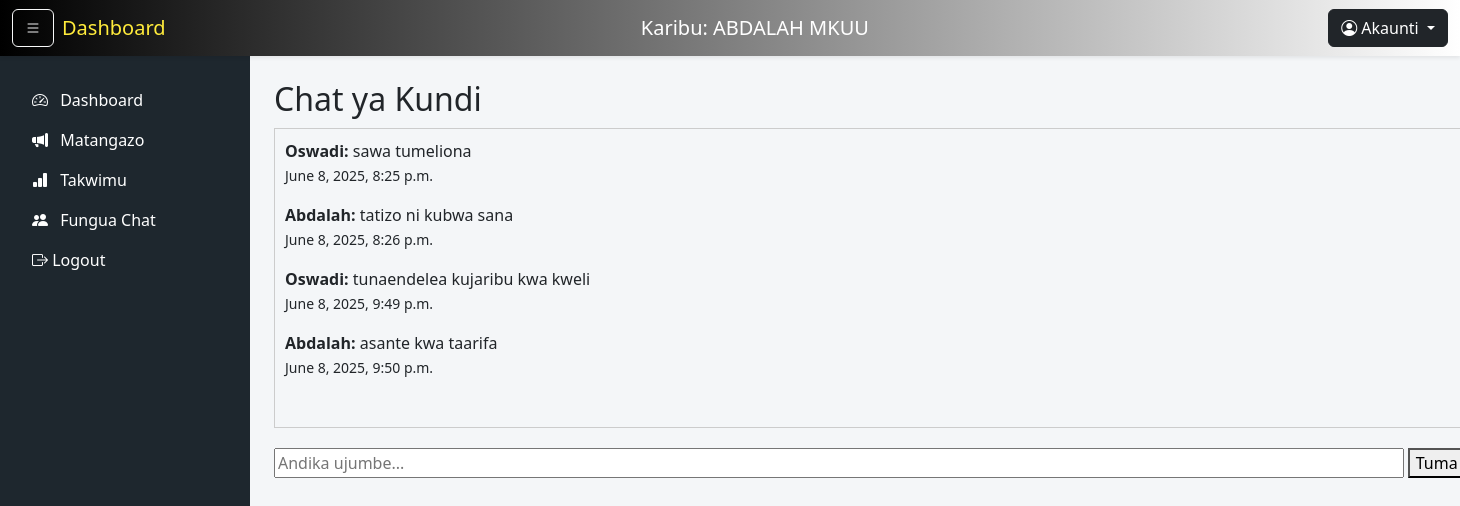
Screenshot of /chat/chat/ (signed in) with the database file from the repository.
### users/models.py (models this page shows, shortened)
class CustomUser(AbstractBaseUser, PermissionsMixin):
    ROLE_CHOICES = (('kiongozi', 'Kiongozi'), ('mwananchi', 'Mwananchi'),)
    GENDER_CHOICES = (('male', 'Male'), ('female', 'Female'),)
    f_name = models.CharField(max_length=30)
    m_name = models.CharField(max_length=30, blank=True, null=True)
    l_name = models.CharField(max_length=30)
    email = models.EmailField(unique=True)
    location = models.CharField(max_length=100)
    date_of_birth = models.DateField()
    gender = models.CharField(max_length=10, choices=GENDER_CHOICES, default='male')
    phone_no = models.CharField(max_length=15)
    role = models.CharField(max_length=20, choices=ROLE_CHOICES, default='mwananchi')
    is_active = models.BooleanField(default=True)
    is_staff = models.BooleanField(default=False)
    date_joined = models.DateTimeField(default=timezone.now)
    objects = CustomUserManager()
    USERNAME_FIELD = 'email'
    REQUIRED_FIELDS = ['f_name', 'l_name', 'location', 'date_of_birth', 'phone_no']

### chat/models.py (models this page shows, shortened)
class Message(models.Model):
    sender = models.ForeignKey(User, on_delete=models.CASCADE)
    message = models.TextField()
    timestamp = models.DateTimeField(auto_now_add=True)

### chat/views.py (the view)
# urls.py: path('chat/', views.chat_room, name='chat_room'),
@login_required
def chat_room(request):
    chat_messages = Message.objects.all().order_by('timestamp')
    if request.method == 'POST':
        msg = request.POST.get('message')
        if msg:
            Message.objects.create(sender=request.user, message=msg)
            return redirect('chat_room')
    if request.user.role == 'kiongozi':
        template_name = 'kiongozi/chat_room.html'
    else:
        template_name = 'mwananchi/chat_room.html'
    return render(request, template_name, {
        'chat_messages': chat_messages
    })

### chat/templates/mwananchi/chat_room.html (shortened to what this page needs)
{% extends "mwananchi/base.html" %}
{% block content %}
<h2>Chat ya Kundi</h2>
<div style="border: 1px solid #ccc; height: 300px; overflow-y: auto; padding: 10px; margin-top: 10px; margin-bottom: 20px;">
    {% for msg in chat_messages %}
        <p>
            <strong>{{ msg.sender.f_name }}:</strong> {{ msg.message }} <br>
            <small>{{ msg.timestamp }}</small>
        </p>
    {% endfor %}
</div>
<form method="POST">
    <input type="text" name="message" placeholder="Andika ujumbe..." required style="width: 80%;">
    <button type="submit">Tuma</button>
</form>
{% endblock %}

### users/templates/mwananchi/base.html (shortened to what this page needs)
<!DOCTYPE html>
<html lang="en">
<head>
  <link href="https://cdn.jsdelivr.net/npm/bootstrap@5.3.3/dist/css/bootstrap.min.css" rel="stylesheet">
  <link href="https://cdn.jsdelivr.net/npm/bootstrap-icons@1.10.5/font/bootstrap-icons.css" rel="stylesheet">
</head>
<body>
<nav class="navbar navbar-expand-lg navbar-dark fixed-top shadow-sm" style="background: linear-gradient(to right, #000000, #ffffff);">
  <div class="container-fluid">
    <button class="btn btn-outline-light me-2" id="toggleSidebar">
      <i class="bi bi-list"></i>
    </button>
    <a class="navbar-brand" href="{% url 'welcome' %}">
      <span>Dashboard</span>
    </a>
    <div class="flex-grow-1 text-center">
      <h5 class="text-white mb-0">
        Karibu: {{ request.user.f_name|upper }} {{ request.user.l_name|upper }}
      </h5>
    </div>
    <div class="dropdown ms-auto">
      <a class="btn btn-dark dropdown-toggle" href="#" role="button" data-bs-toggle="dropdown" aria-expanded="false">
        <i class="bi bi-person-circle"></i> Akaunti
      </a>
    </div>
  </div>
</nav>
<div id="sidebar" class="p-3">
    <ul class="nav flex-column">
      <li class="nav-item mt-2">
        <a class="nav-link" href="{% url 'welcome' %}">
          <i class="bi bi-speedometer2 me-2"></i> Dashboard
        </a>
      </li>
    <li class="nav-item">
      <a class="nav-link" href="{% url 'kusoma' %}"><i class="bi bi-megaphone-fill me-2"></i> Matangazo</a>
    </li>
    <li class="nav-item">
      <a class="nav-link" href="{% url 'statistics' %}"><i class="bi bi-bar-chart-fill me-2"></i> Takwimu</a>
    </li>
    <li class="nav-item">
      <a class="nav-link" href="{% url 'chat_room' %}"><i class="bi bi-people-fill me-2"></i> Fungua Chat</a>
    </li>
    <li class="nav-item">
      <a class="nav-link" href="{% url 'logout' %}"><i class="bi bi-box-arrow-right"></i> Logout</a>
    </li>
  </ul>
</div>
<div id="content-wrapper" class="container-fluid p-4">
  {% block content %}{% endblock %}
</div>
</body>
</html>

### users/templates/mwananchi/base.html (style rules this page uses)
body { margin: 0; padding: 0; background-color: #f4f6f8; }
#sidebar { width: 250px; height: 100vh; position: fixed; top: 56px; left: 0; background-color: #1e272e; color: white; z-index: 1000; }
#sidebar .nav-link { color: white; transition: background 0.3s ease; }
#content-wrapper { margin-left: 250px; margin-top: 56px; transition: all 0.3s ease; }
.navbar-brand span { color: #ffeb3b; }

### rows the page displays
CustomUser: user.f_name "ABDALAH", user.l_name "MKUU"
Message: sender.f_name "Oswadi", message "sawa tumeliona", timestamp "June 8, 2025, 8:25 p.m."
Message: sender.f_name "Abdalah", message "tatizo ni kubwa sana", timestamp "June 8, 2025, 8:26 p.m."
Message: sender.f_name "Oswadi", message "tunaendelea kujaribu kwa kweli", timestamp "June 8, 2025, 9:49 p.m."
Message: sender.f_name "Abdalah", message "asante kwa taarifa", timestamp "June 8, 2025, 9:50 p.m."
